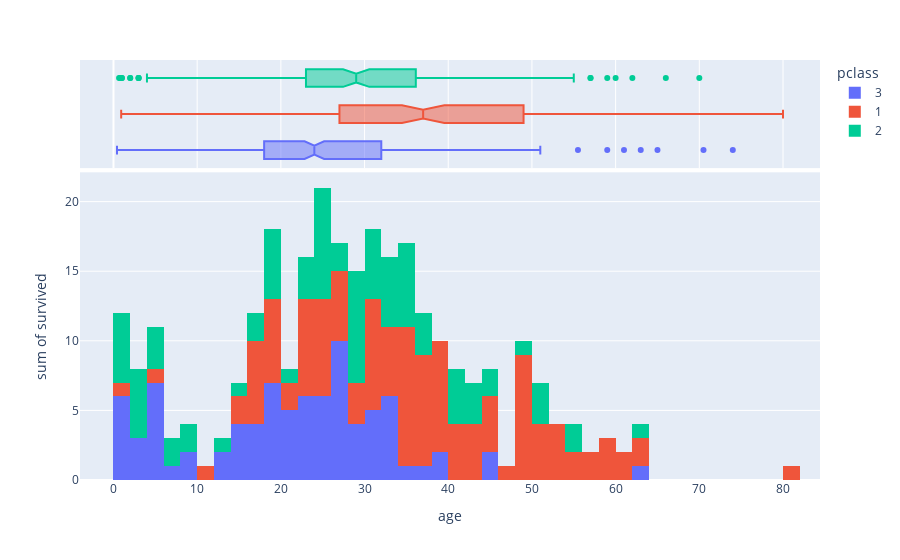

Notebook cell for this chart:
### Markdown cell above
The affect of the class and age on survival.

### Code cell
fig = px.histogram(train_df, x="age",y="survived",color="pclass", marginal="box")
fig.show()

### Figure 1 — Plotly figure (JSON) as saved in the notebook; plotly's stock layout.template omitted (floating-point values rounded to 4 significant figures; data arrays with more than 128 entries replaced by an {"elided": "..."} marker saying what was removed)
{"data": [{"alignmentgroup": "True", "bingroup": "x", "histfunc": "sum", "hovertemplate": "pclass=3<br>age=%{x}<br>sum of survived=%{y}<extra></extra>", "legendgroup": "3", "marker": {"color": "#636efa", "pattern": {"shape": ""}}, "name": "3", "offsetgroup": "3", "orientation": "v", "showlegend": true, "type": "histogram", "x": {"elided": "491 float values"}, "xaxis": "x", "y": {"elided": "491 int values"}, "yaxis": "y"}, {"alignmentgroup": "True", "hovertemplate": "pclass=3<br>age=%{x}<extra></extra>", "legendgroup": "3", "marker": {"color": "#636efa"}, "name": "3", "notched": true, "offsetgroup": "3", "showlegend": false, "type": "box", "x": {"elided": "491 float values"}, "xaxis": "x2", "yaxis": "y2"}, {"alignmentgroup": "True", "bingroup": "x", "histfunc": "sum", "hovertemplate": "pclass=1<br>age=%{x}<br>sum of survived=%{y}<extra></extra>", "legendgroup": "1", "marker": {"color": "#EF553B", "pattern": {"shape": ""}}, "name": "1", "offsetgroup": "1", "orientation": "v", "showlegend": true, "type": "histogram", "x": {"elided": "216 float values"}, "xaxis": "x", "y": {"elided": "216 int values"}, "yaxis": "y"}, {"alignmentgroup": "True", "hovertemplate": "pclass=1<br>age=%{x}<extra></extra>", "legendgroup": "1", "marker": {"color": "#EF553B"}, "name": "1", "notched": true, "offsetgroup": "1", "showlegend": false, "type": "box", "x": {"elided": "216 float values"}, "xaxis": "x2", "yaxis": "y2"}, {"alignmentgroup": "True", "bingroup": "x", "histfunc": "sum", "hovertemplate": "pclass=2<br>age=%{x}<br>sum of survived=%{y}<extra></extra>", "legendgroup": "2", "marker": {"color": "#00cc96", "pattern": {"shape": ""}}, "name": "2", "offsetgroup": "2", "orientation": "v", "showlegend": true, "type": "histogram", "x": {"elided": "184 float values"}, "xaxis": "x", "y": {"elided": "184 int values"}, "yaxis": "y"}, {"alignmentgroup": "True", "hovertemplate": "pclass=2<br>age=%{x}<extra></extra>", "legendgroup": "2", "marker": {"color": "#00cc96"}, "name": "2", "notched": true, "offsetgroup": "2", "showlegend": false, "type": "box", "x": {"elided": "184 float values"}, "xaxis": "x2", "yaxis": "y2"}], "layout": {"barmode": "relative", "legend": {"title": {"text": "pclass"}, "tracegroupgap": 0}, "margin": {"t": 60}, "xaxis": {"anchor": "y", "domain": [0, 1], "title": {"text": "age"}}, "xaxis2": {"anchor": "y2", "domain": [0, 1], "matches": "x", "showgrid": true, "showticklabels": false}, "yaxis": {"anchor": "x", "domain": [0, 0.7326], "title": {"text": "sum of survived"}}, "yaxis2": {"anchor": "x2", "domain": [0.7426, 1], "matches": "y2", "showgrid": false, "showline": false, "showticklabels": false, "ticks": ""}}}
